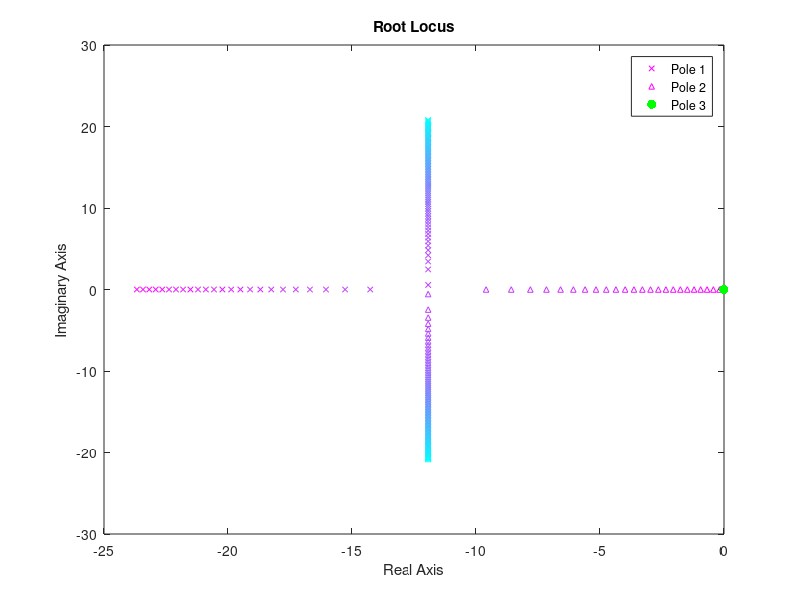

Here is the MATLAB script that generated this plot:
close all; clear; clc;

%% Problem 3
a1 = 18.74;
a2 = -6.41;
kp = 0.89;
kd = -0.8;
ki = 0.01;

% Values of feed forward to loop through
kff_vals = linspace(-100, 0, 100);

% Vectors to store the poles of the closed loop tf
poles = zeros(length(kff_vals), 3);

for i = 1:length(kff_vals)
    kff = kff_vals(i);

    % Define numerator and denom of the tf
    numerator = [kp*kd + kp*kff, ki*kd + ki*kff];
    denominator = [1/a2, a1/a2 + kd, kp*kd + kp*kff, ki*kd + ki*kff];

    % Create the tf
    sys = tf(numerator, denominator);

    % Calculate the poles of the denominator
    poles(i,:) = pole(sys);

end

% Create color gradients
red_colors = [linspace(0.2,1,100)', zeros(100,1), zeros(100,1)];
blue_colors = [zeros(100,1), zeros(100,1), linspace(0.2,1,100)'];

% Apply the 'autumn' colormap
colors = cool(length(kff_vals));


figure();
for i = 1:length(poles(:,1))
    pole1 = plot(real(poles(i,1)), imag(poles(i,1)), 'x', 'MarkerSize', 4, 'Color', colors(i,:));
    hold on;
    pole2 = plot(real(poles(i,2)), imag(poles(i,2)), '^', 'MarkerSize', 4, 'Color', colors(i,:));
    pole3 = plot(real(poles(i,3)), imag(poles(i,3)), '.', 'MarkerSize', 20, 'Color', 'g');
end

xlabel('Real Axis')
ylabel('Imaginary Axis')
title('Root Locus')
legend([pole1, pole2, pole3], 'Pole 1', 'Pole 2', 'Pole 3');


% Part 3
% Define numerator and denom of the tf
kff = 0;
numerator = [kp*kd + kp*kff, ki*kd + ki*kff];
denominator = [1/a2, a1/a2 + kd, kp*kd + kp*kff, ki*kd + ki*kff];

% Create the tf
sys = tf(numerator, denominator);

% Calculate the poles of the denominator
pole_part3 = pole(sys);
zero_part3 = zero(sys);


% Define numerator and denom of the tf
kff = a1/a2;
numerator = [kp*kd + kp*kff, ki*kd + ki*kff];
denominator = [1/a2, a1/a2 + kd, kp*kd + kp*kff, ki*kd + ki*kff];

% Create the tf
sys = tf(numerator, denominator);

% Calculate the poles of the denominator
pole_part3_2 = pole(sys);
zero_part3_2 = zero(sys);
